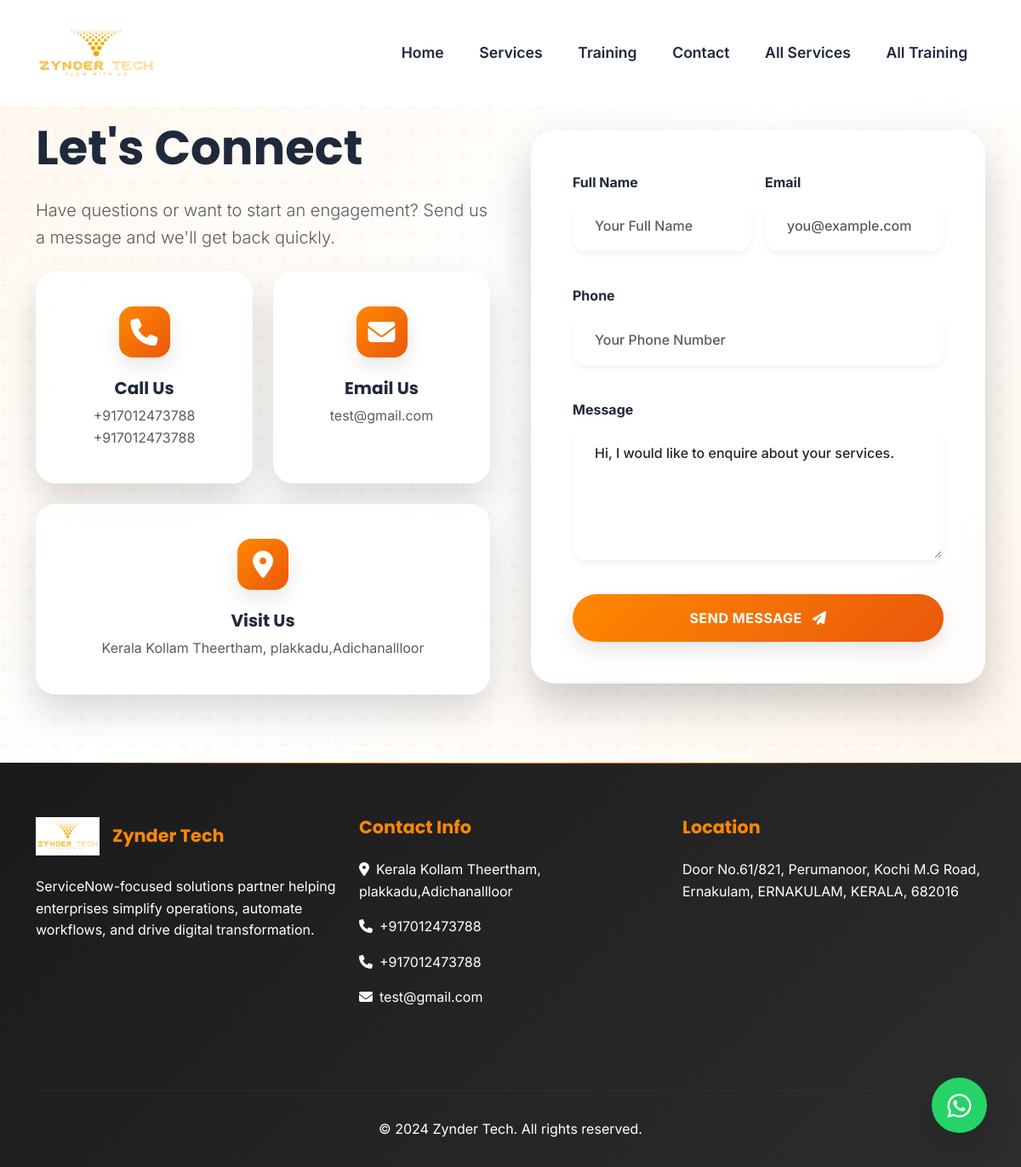
Page /contact/ on the committed database.
### website/models.py (models this page shows, shortened)
class SiteSettings(models.Model):
    site_name = models.CharField(max_length=100, default="Zynder Tech")
    site_logo = models.ImageField(upload_to='logos/', blank=True, null=True)
    favicon = models.ImageField(upload_to='logos/', blank=True, null=True)
    primary_color = ColorField(default='#007bff')
    secondary_color = ColorField(default='#6c757d')
    phone_number = models.CharField(max_length=20, blank=True)
    phone_number_2 = models.CharField(max_length=20, blank=True)
    email = models.EmailField(blank=True)
    address = models.TextField(blank=True)
    facebook_url = models.URLField(blank=True)
    twitter_url = models.URLField(blank=True)
    instagram_url = models.URLField(blank=True)
    linkedin_url = models.URLField(blank=True)
    whatsapp_number = models.CharField(max_length=20, blank=True,
                                       help_text="Include country code (e.g., +917012473788)")
    whatsapp_message = models.TextField(default="Hello! I'm interested in your services.")
    smtp_host = models.CharField(max_length=100, blank=True)
    smtp_port = models.IntegerField(default=587)
    smtp_username = models.CharField(max_length=100, blank=True)
    smtp_password = models.CharField(max_length=100, blank=True)
    smtp_use_tls = models.BooleanField(default=True)
    map_embed_code = models.TextField(blank=True, help_text="Google Maps embed code")
    created_at = models.DateTimeField(auto_now_add=True)
    updated_at = models.DateTimeField(auto_now=True)
    class Meta:
        verbose_name = "Site Settings"
        verbose_name_plural = "Site Settings"

### website/views.py (the view)
# urls.py: path('contact/', views.contact_view, name='contact'),
def contact_view(request):
    if request.method == 'POST':
        form = ContactForm(request.POST)
        if form.is_valid():
            contact = form.save()
            try:
                site_settings = SiteSettings.objects.first()
                if site_settings and site_settings.smtp_username:
                    send_mail(
                        subject=f'New Contact Form Submission from {contact.full_name}',
                        message=f'Name: {contact.full_name}\nEmail: {contact.email}\nPhone: {contact.phone_number}\nMessage: {contact.message}',
                        from_email=site_settings.smtp_username,
                        recipient_list=[site_settings.email or site_settings.smtp_username],
                        fail_silently=True,
                    )
            except:
                pass
            messages.success(request, 'Thank you for your message. We will get back to you soon!')
            return redirect('/')
    else:
        form = ContactForm()
    return render(request, 'website/contact.html', {'form': form})

### website/forms.py
class ContactForm(forms.ModelForm):
    class Meta:
        model = Contact
        fields = ['full_name', 'email', 'phone_number', 'message']
        widgets = {
            'full_name': forms.TextInput(attrs={
                'class': 'form-control',
                'placeholder': 'Your Full Name',
                'required': True
            }),
            'email': forms.EmailInput(attrs={
                'class': 'form-control',
                'placeholder': 'Your Email Address',
                'required': True
            }),
            'phone_number': forms.TextInput(attrs={
                'class': 'form-control',
                'placeholder': 'Your Phone Number',
                'required': True
            }),
            'message': forms.Textarea(attrs={
                'class': 'form-control',
                'placeholder': 'Your Message',
                'rows': 5,
                'required': True
            }),
        }

### website/context_processors.py (called while the page is built)
def site_settings(request):
    try:
        settings = SiteSettings.objects.first()
        return {'site_settings': settings}
    except:
        return {'site_settings': None}

### templates/website/contact.html (shortened to what this page needs)
{% extends 'base.html' %}
{% block content %}
<section class="contact-hero">
    <div class="container">
        <div class="row g-5 align-items-center">
            <div class="col-lg-6" data-aos="fade-right">
                <h1 class="display-4 fw-bold mb-4">Let's Connect</h1>
                <p class="lead text-muted mb-4">Have questions or want to start an engagement? Send us a message and we'll get back quickly.</p>
                <div class="row g-4">
                    <div class="col-md-6" data-aos="fade-up" data-aos-delay="100">
                        <div class="contact-info-card text-center">
                            <div class="contact-icon mx-auto">
                                <i class="fas fa-phone fa-2x text-white"></i>
                            </div>
                            {% if site_settings.phone_number %}
                            <h5 class="fw-bold mb-2">Call Us</h5>
                            <p class="text-muted mb-0">{{ site_settings.phone_number }}</p>
                            {% if site_settings.phone_number_2 %}
                            <p class="text-muted mb-0">{{ site_settings.phone_number_2 }}</p>
                            {% endif %}
                            {% endif %}
                        </div>
                    </div>
                    <div class="col-md-6" data-aos="fade-up" data-aos-delay="200">
                        <div class="contact-info-card text-center">
                            <div class="contact-icon mx-auto">
                                <i class="fas fa-envelope fa-2x text-white"></i>
                            </div>
                            {% if site_settings.email %}
                            <h5 class="fw-bold mb-2">Email Us</h5>
                            <p class="text-muted mb-0">{{ site_settings.email }}</p>
                            {% endif %}
                        </div>
                    </div>
                    <div class="col-12" data-aos="fade-up" data-aos-delay="300">
                        <div class="contact-info-card text-center">
                            <div class="contact-icon mx-auto">
                                <i class="fas fa-map-marker-alt fa-2x text-white"></i>
                            </div>
                            {% if site_settings.address %}
                            <h5 class="fw-bold mb-2">Visit Us</h5>
                            <p class="text-muted mb-0">{{ site_settings.address }}</p>
                            {% endif %}
                        </div>
                    </div>
                </div>
            </div>
            <div class="col-lg-6" data-aos="fade-left">
                <div class="contact-form">
                    <form method="post" id="contactForm" action="{% url 'contact_new' %}">
                        <div class="row g-3">
                            <div class="col-md-6">
                                <label class="form-label fw-bold">Full Name</label>
                                <input type="text" name="full_name" class="form-control" placeholder="Your Full Name" required />
                            </div>
                            <div class="col-md-6">
                                <label class="form-label fw-bold">Email</label>
                                <input type="email" name="email" class="form-control" placeholder="you@example.com" required />
                            </div>
                            <div class="col-12">
                                <label class="form-label fw-bold">Phone</label>
                                <input type="tel" name="phone_number" class="form-control" placeholder="Your Phone Number" required />
                            </div>
                            <div class="col-12">
                                <label class="form-label fw-bold">Message</label>
                                <textarea name="message" rows="5" class="form-control" placeholder="Tell us about your requirements..." required>{% if request.GET.message %}{{ request.GET.message }}{% else %}{% if request.GET.item %}Hi, I would like to enquire about {{ request.GET.item }}.{% else %}Hi, I would like to enquire about your services.{% endif %}{% endif %}</textarea>
                            </div>
                            <div class="col-12">
                                <button type="submit" class="btn btn-primary w-100 py-3 fw-bold">
                                    Send Message <i class="fas fa-paper-plane ms-2"></i>
                                </button>
                            </div>
                        </div>
                    </form>
                </div>
            </div>
        </div>
    </div>
</section>
{% endblock %}

### templates/base.html (shortened to what this page needs)
<!DOCTYPE html>
<html lang="en">
<head>
    <link href="https://cdn.jsdelivr.net/npm/bootstrap@5.3.0/dist/css/bootstrap.min.css" rel="stylesheet">
    <link rel="stylesheet" href="https://cdnjs.cloudflare.com/ajax/libs/font-awesome/6.4.0/css/all.min.css">
    <link href="https://unpkg.com/aos@2.3.1/dist/aos.css" rel="stylesheet">
</head>
<body>
    <nav class="navbar navbar-expand-lg fixed-top">
        <div class="container">
<a class="navbar-brand" href="{% url 'home' %}">
    {% if site_settings.site_logo %}
        <img src="{{ site_settings.site_logo.url }}" alt="{{ site_settings.site_name }}" style="height: 76px;" width="142px;">
    {% else %}
        <h3 class="mb-0 text-primary fw-bold">{{ site_settings.site_name|default:"Zynder Tech" }}</h3>
    {% endif %}
</a>
            <div class="collapse navbar-collapse" id="navbarNav">
                <ul class="navbar-nav ms-auto">
                    <li class="nav-item">
                        <a class="nav-link" href="{% url 'home' %}#home">Home</a>
                    </li>
                    <li class="nav-item">
                        <a class="nav-link" href="{% url 'home' %}#services">Services</a>
                    </li>
                    <li class="nav-item">
                        <a class="nav-link" href="{% url 'home' %}#trainings">Training</a>
                    </li>
                    <li class="nav-item">
                        <a class="nav-link" href="{% url 'home' %}#contact">Contact</a>
                    </li>
                    <li class="nav-item">
                        <a class="nav-link" href="{% url 'services' %}">All Services</a>
                    </li>
                    <li class="nav-item">
                        <a class="nav-link" href="{% url 'trainings' %}">All Training</a>
                    </li>
                </ul>
            </div>
        </div>
    </nav>
    <main>
        {% block content %}{% endblock %}
    </main>
    {% if site_settings.whatsapp_number %}
    <a href="https://wa.me/{{ site_settings.whatsapp_number }}?text={{ site_settings.whatsapp_message|urlencode }}"
       class="whatsapp-float" target="_blank" title="Chat with us on WhatsApp">
        <i class="fab fa-whatsapp"></i>
    </a>
    {% endif %}
    <footer class="footer">
        <div class="container">
            <div class="row">
                <div class="col-lg-4 col-md-6 mb-5">
                    <div class="d-flex align-items-center mb-4">
                        {% if site_settings.site_logo %}
                            <img src="{{ site_settings.site_logo.url }}" alt="{{ site_settings.site_name }}" style="height: 45px; margin-right: 15px;">
                        {% endif %}
                        <h5 class="mb-0">{{ site_settings.site_name|default:"Zynder Tech" }}</h5>
                    </div>
                    <p class="mb-4">ServiceNow-focused solutions partner helping enterprises simplify operations, automate workflows, and drive digital transformation.</p>
                </div>
                <div class="col-lg-4 col-md-6 mb-5">
                    <h5>Contact Info</h5>
                    {% if site_settings.address %}
                    <p class="mb-3"><i class="fas fa-map-marker-alt me-2"></i>{{ site_settings.address }}</p>
                    {% endif %}
                    {% if site_settings.phone_number %}
                    <p class="mb-3"><i class="fas fa-phone me-2"></i>{{ site_settings.phone_number }}</p>
                    {% endif %}
                    {% if site_settings.phone_number_2 %}
                    <p class="mb-3"><i class="fas fa-phone me-2"></i>{{ site_settings.phone_number_2 }}</p>
                    {% endif %}
                    {% if site_settings.email %}
                    <p class="mb-3"><i class="fas fa-envelope me-2"></i>{{ site_settings.email }}</p>
                    {% endif %}
                </div>
                <div class="col-lg-4 col-md-12 mb-5">
                    <h5>Location</h5>
                    {% if site_settings.map_embed_code %}
                        <div class="ratio ratio-16x9">
                            {{ site_settings.map_embed_code|safe }}
                        </div>
                    {% else %}
                        <p class="mb-0">Door No.61/821, Perumanoor, Kochi M.G Road, Ernakulam, ERNAKULAM, KERALA, 682016</p>
                    {% endif %}
                </div>
            </div>
            <hr style="border-color: #444; margin: 2rem 0;">
            <div class="row">
                <div class="col-md-12 text-center">
                    <p class="mb-0">&copy; 2024 {{ site_settings.site_name|default:"Zynder Tech" }}. All rights reserved.</p>
                </div>
            </div>
        </div>
    </footer>
</body>
</html>

### templates/website/contact.html (style rules this page uses)
.contact-hero { background: radial-gradient(1000px 500px at 50% -20%, rgba(249,115,22,0.2), transparent 55%), linear-gradient(135deg, #fff7ed 0%, #ffffff 50%, #fff7ed 100%); padding: 140px 0 80px; position: relative; overflow: hidden; }
.contact-hero::before { content: ''; position: absolute; top: 0; left: 0; right: 0; bottom: 0; }
.contact-form { background: rgba(255, 255, 255, 0.85); backdrop-filter: blur(25px); border-radius: 28px; padding: 3rem; box-shadow: var(--shadow-xl); border: 1px solid rgba(255, 255, 255, 0.3); transition: all 0.4s ease; }
.contact-info-card { background: rgba(255, 255, 255, 0.85); backdrop-filter: blur(25px); border-radius: 24px; padding: 2.5rem; box-shadow: var(--shadow-lg); border: 1px solid rgba(255, 255, 255, 0.3); height: 100%; transition: all 0.3s ease; }
.form-control { background: rgba(255, 255, 255, 0.95); border: 2px solid transparent; border-radius: 16px; padding: 16px 24px; margin-bottom: 1.5rem; transition: all 0.3s ease; font-weight: 500; box-shadow: var(--shadow-sm); }
.contact-icon { width: 60px; height: 60px; background: var(--gradient-primary); border-radius: 16px; display: flex; align-items: center; justify-content: center; margin-bottom: 1.5rem; box-shadow: var(--shadow-md); }

### rows in the picture
SiteSettings: site_logo (picture), phone_number "+917012473788", phone_number_2 "+917012473788", email "test@gmail.com", address "Kerala Kollam Theertham, plakkadu,Adichanallloor", site_name "Zynder Tech"
